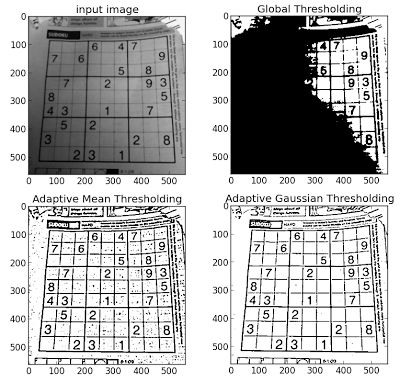
#> input picture images/thresh_2.png, 400 x 382 px
$ python tesingBinarization.py
#> lines starting #> are read from the running program, lines starting #| are printed output that depends on the picture
import cv2
import numpy as np
from matplotlib import pyplot as plt
img = cv2.imread('images/thresh_2.png',0)
#> img is the input picture: shape (382, 400); min 0, max 255, mean 180.8
#img = cv2.medianBlur(img,3)

th3 = cv2.adaptiveThreshold(img,255,cv2.ADAPTIVE_THRESH_GAUSSIAN_C,\
                cv2.THRESH_BINARY,11,2)
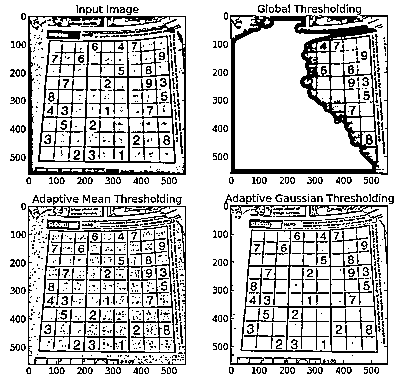
#> th3: shape (382, 400); 79.1% white; black in thin lines or dots
cv2.imshow("HII",th3)
cv2.waitKey()
